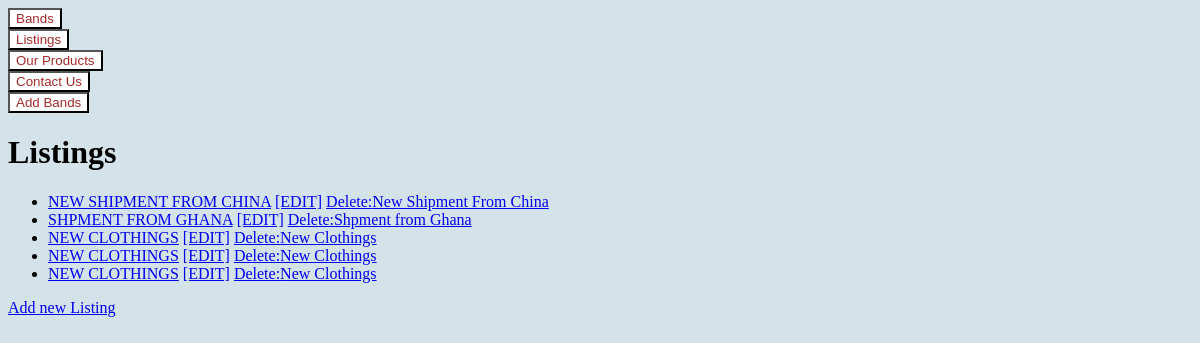
The page /listings/ on the database as committed earlier.
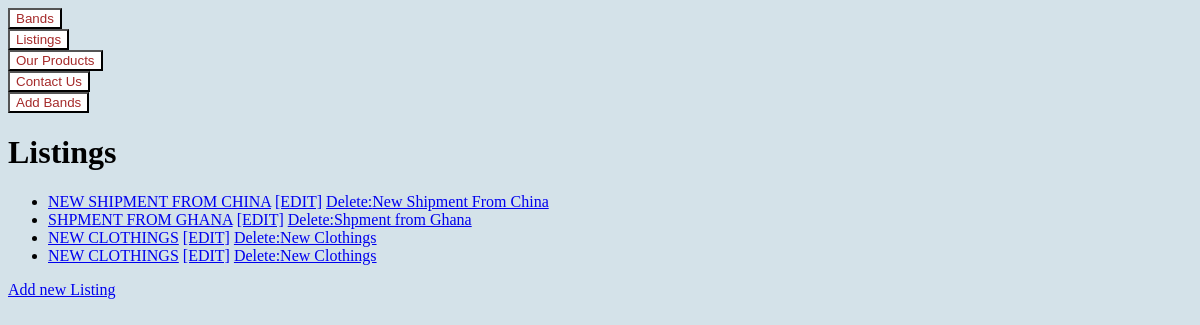
The same page on the database as committed later.
### listings/models.py (models this page shows, shortened)
class Listing(models.Model):
    class Type(models.TextChoices):
        RECORDS = 'RC'
        CLOTHING = 'CL'
        POSTERS = 'PT'
        MISCELLANEOUS = 'MC'
    description = models.fields.CharField(max_length=150)
    sold = models.fields.BooleanField(default=False)
    year = models.fields.IntegerField(validators=[MinValueValidator(1900), MaxValueValidator(2023)],null=True)
    type = models.fields.CharField(choices=Type.choices, max_length=50)
    Band = models.ForeignKey(band, null=True, on_delete=models.SET_NULL)

### listings/views.py (the view)
# urls.py: path('listings/', views.listings_list, name='Listings-list'),
def listings_list(request):
    listings = Listing.objects.all()
    return render(request,'listings/listing_list.html',{'listings':listings})

### listings/templates/listings/listing_list.html
{% extends 'listings/base.html' %}
{% block content %}
        <h1>Listings</h1>
        <ul>
            {% for listing in listings %}
               <li> <a href="{% url 'listing-detail' listing.id %}">{{listing.description|upper}}</a>
                    <a href="{% url 'update-listing' listing.id %}">[EDIT]</a>
                    <a href="{% url 'delete-listing' listing.id %}">Delete:{{listing.description}}</a>
                </li>
            {% endfor %}
        </ul>
        <a href="{% url 'create-listing' %}">Add new Listing</a>
{% endblock %}

### listings/templates/listings/base.html (shortened to what this page needs)
{% load static %}
<html>
    <head>
        <link rel="stylesheet" href="{% static 'listings/styles.css' %}">
    </head>
    <body>
        <nav>
            <a href="{% url 'band-list' %}"><button>Bands</button></a>
        </nav>
        <nav>
            <a href="{% url 'Listings-list' %}"><button>Listings</button></a>
        </nav>
        <nav>
            <a href="{% url 'our-products' %}" ><button>Our Products</button></a>
        </nav>
        <nav>
            <a href="{% url 'contact-form' %}" ><button>Contact Us</button></a>
        </nav>
        <nav>
            <a href="{% url 'create-band' %}" ><button>Add Bands</button></a>
        </nav>
        {% block content %}{% endblock  %}
    </body>
</html>

### listings/static/listings/styles.css (style rules this page uses)
* { background: rgb(212, 226, 233); }
button { color:brown; background-color: white; }
ul { position: -webkit-sticky; position: sticky; top: 0; }

Rows that differ between the two databases and show on the page:
removed Listing: description "NEW CLOTHINGS", description "New Clothings"
